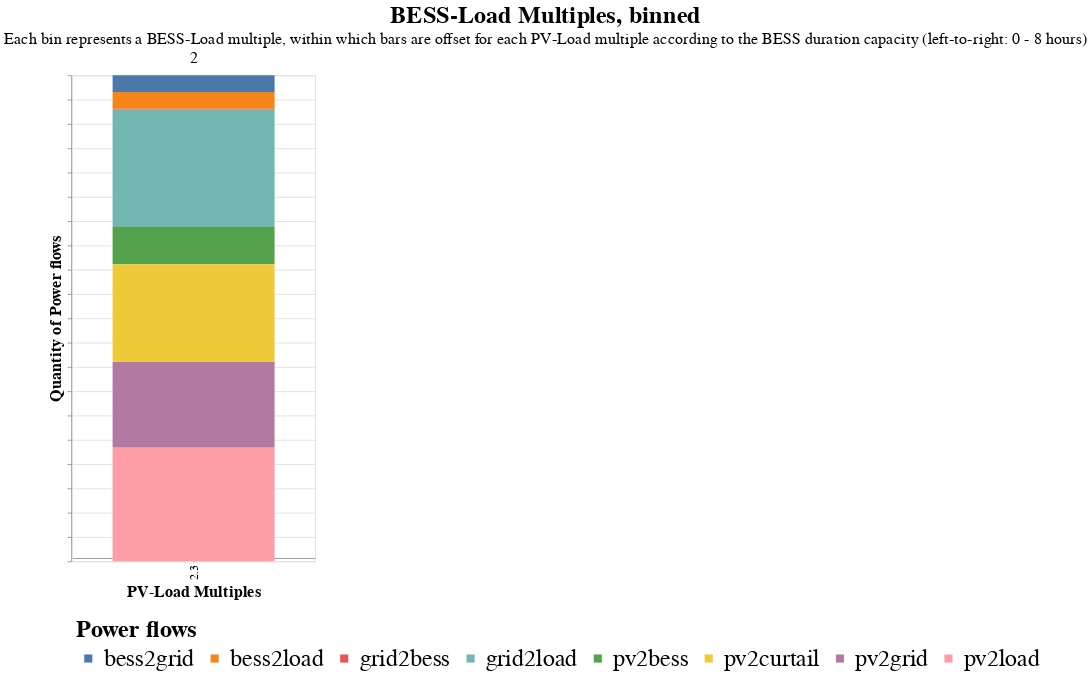

The notebook cell this image was saved under:
### Code cell
# Select only the columns of interest
columns_of_interest = ['PV_Load_M', 'BESS_Load_M', 'T_BESS', 'pv2load', 'pv2bess', 'pv2grid', 'bess2load', 'bess2grid', 'grid2load', 'grid2bess', 'pv2curtail']
subset_data = results_env[columns_of_interest]

# Melt the DataFrame to long format
melted_data = subset_data.melt(id_vars=['PV_Load_M', 'BESS_Load_M', 'T_BESS'], var_name='source', value_name='value')

# Plot stacked bar chart
quant= alt.Chart(
    melted_data,
    title= alt.TitleParams(
        text= 'BESS-Load Multiples, binned',
        subtitle= 'Each bin represents a BESS-Load multiple, within which bars are offset for each PV-Load multiple according to the BESS duration capacity (left-to-right: 0 - 8 hours)',
        anchor= 'middle',
        fontSize= 30,
        subtitleFontSize= 20
    )
).mark_bar().encode(
    x=alt.X('PV_Load_M:O', title='PV-Load Multiples', axis=alt.Axis(offset= -5)),
    #x2=alt.X2('PV_Load_M:O', title='PV-Load Multiple'),# axis=alt.Axis(offset=-5)),
    #x=alt.X('T_BESS:N', title= 'BESS Duration', axis= alt.Axis(offset= -5)),
    xOffset= 'T_BESS:N',
    y=alt.Y('sum(value):Q', title='Quantity of Power flows', axis= alt.Axis(labels= False)).stack('normalize'),
    color=alt.Color('source:N', legend= alt.Legend(title= 'Power flows')),
    column= alt.Column('BESS_Load_M:N', title= '', header= alt.Header(labelFontSize= 20)),
    tooltip=['PV_Load_M', 'BESS_Load_M', 'T_BESS', 'source', 'value'],
    #size= alt.Size('T_BESS:Q').scale(domain= (-0.1, 2)),
    
).properties(
    width=300,
    height=600
).configure_axis(
    labelFontSize= 15,
    titleFontSize= 20,
).configure_legend(
    labelFontSize= 30,
    titleFontSize= 30,
    orient= 'bottom',
    padding= 5
)
# num= alt.Chart(melted_data).mark_bar().encode(
#     x=alt.X('PV_Load_M:O', title='PV-Load Multiple', axis=alt.Axis(offset=-5)),
#     y=alt.Y('sum(value):Q', title='Quantity'),
#     color='source:N',
#     column= alt.Column('BESS_Load_M:N', title= 'BESS-Load Multiple, binned'),
#     tooltip=['PV_Load_M', 'BESS_Load_M', 'source', 'value'],
#     size= alt.Size('T_BESS:N').scale(domain= (-0.1, 2))
# ).properties(
#     width=300,
#     height=600
# )

quant

### Figure 1 — Vega-Lite specification as saved in the notebook (floating-point values rounded to 4 significant figures)
{"config": {"view": {"continuousWidth": 300, "continuousHeight": 300}, "axis": {"labelFontSize": 15, "titleFontSize": 20}, "legend": {"labelFontSize": 30, "orient": "bottom", "padding": 5, "titleFontSize": 30}}, "data": {"name": "data-72fef2cdca54b5c8c03872f74d67b133"}, "mark": {"type": "bar"}, "encoding": {"color": {"field": "source", "legend": {"title": "Power flows"}, "type": "nominal"}, "column": {"field": "BESS_Load_M", "header": {"labelFontSize": 20}, "title": "", "type": "nominal"}, "tooltip": [{"field": "PV_Load_M", "type": "quantitative"}, {"field": "BESS_Load_M", "type": "quantitative"}, {"field": "T_BESS", "type": "quantitative"}, {"field": "source", "type": "nominal"}, {"field": "value", "type": "quantitative"}], "x": {"axis": {"offset": -5}, "field": "PV_Load_M", "title": "PV-Load Multiples", "type": "ordinal"}, "xOffset": {"field": "T_BESS", "type": "nominal"}, "y": {"aggregate": "sum", "axis": {"labels": false}, "field": "value", "stack": "normalize", "title": "Quantity of Power flows", "type": "quantitative"}}, "height": 600, "title": {"text": "BESS-Load Multiples, binned", "anchor": "middle", "fontSize": 30, "subtitle": "Each bin represents a BESS-Load multiple, within which bars are offset for each PV-Load multiple according to the BESS duration capacity (left-to-right: 0 - 8 hours)", "subtitleFontSize": 20}, "width": 300, "$schema": "https://vega.github.io/schema/vega-lite/v5.8.0.json", "datasets": {"data-72fef2cdca54b5c8c03872f74d67b133": [{"PV_Load_M": 2.3, "BESS_Load_M": 2.0, "T_BESS": 1.0, "source": "pv2load", "value": 8796130}, {"PV_Load_M": 2.3, "BESS_Load_M": 2.0, "T_BESS": 1.0, "source": "pv2bess", "value": 2875335}, {"PV_Load_M": 2.3, "BESS_Load_M": 2.0, "T_BESS": 1.0, "source": "pv2grid", "value": 6618312}, {"PV_Load_M": 2.3, "BESS_Load_M": 2.0, "T_BESS": 1.0, "source": "bess2load", "value": 1308012}, {"PV_Load_M": 2.3, "BESS_Load_M": 2.0, "T_BESS": 1.0, "source": "bess2grid", "value": 1278061}, {"PV_Load_M": 2.3, "BESS_Load_M": 2.0, "T_BESS": 1.0, "source": "grid2load", "value": 9083460}, {"PV_Load_M": 2.3, "BESS_Load_M": 2.0, "T_BESS": 1.0, "source": "grid2bess", "value": 43967}, {"PV_Load_M": 2.3, "BESS_Load_M": 2.0, "T_BESS": 1.0, "source": "pv2curtail", "value": 7513927}]}}
